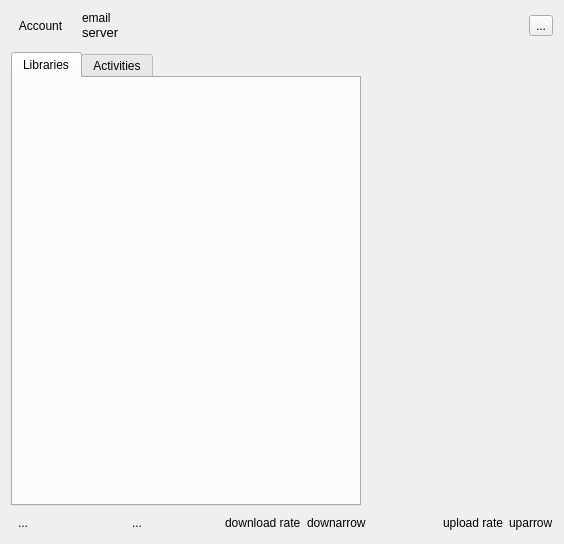
<?xml version="1.0" encoding="UTF-8"?>
<ui version="4.0">
 <class>CloudView</class>
 <widget class="QWidget" name="CloudView">
  <property name="geometry">
   <rect>
    <x>0</x>
    <y>0</y>
    <width>564</width>
    <height>544</height>
   </rect>
  </property>
  <property name="windowTitle">
   <string>Form</string>
  </property>
  <property name="styleSheet">
   <string notr="true"/>
  </property>
  <layout class="QVBoxLayout" name="verticalLayout_2">
   <item>
    <layout class="QHBoxLayout" name="horizontalLayout">
     <property name="bottomMargin">
      <number>6</number>
     </property>
     <item>
      <widget class="QToolButton" name="mAccountBtn">
       <property name="text">
        <string>Account</string>
       </property>
       <property name="autoRaise">
        <bool>true</bool>
       </property>
       <property name="arrowType">
        <enum>Qt::NoArrow</enum>
       </property>
      </widget>
     </item>
     <item>
      <layout class="QVBoxLayout" name="verticalLayout">
       <property name="spacing">
        <number>0</number>
       </property>
       <property name="leftMargin">
        <number>6</number>
       </property>
       <item>
        <widget class="QLabel" name="mEmail">
         <property name="text">
          <string>email</string>
         </property>
        </widget>
       </item>
       <item>
        <widget class="QLabel" name="mServerAddr">
         <property name="font">
          <font>
           <pointsize>10</pointsize>
          </font>
         </property>
         <property name="text">
          <string>server</string>
         </property>
        </widget>
       </item>
      </layout>
     </item>
     <item>
      <spacer name="horizontalSpacer">
       <property name="orientation">
        <enum>Qt::Horizontal</enum>
       </property>
       <property name="sizeHint" stdset="0">
        <size>
         <width>40</width>
         <height>20</height>
        </size>
       </property>
      </spacer>
     </item>
     <item>
      <widget class="QToolButton" name="mSeahubMessagesBtn">
       <property name="text">
        <string>...</string>
       </property>
      </widget>
     </item>
    </layout>
   </item>
   <item>
    <widget class="QTabWidget" name="mTabWidget">
     <property name="sizePolicy">
      <sizepolicy hsizetype="Expanding" vsizetype="Expanding">
       <horstretch>0</horstretch>
       <verstretch>0</verstretch>
      </sizepolicy>
     </property>
     <property name="maximumSize">
      <size>
       <width>350</width>
       <height>16777215</height>
      </size>
     </property>
     <property name="currentIndex">
      <number>0</number>
     </property>
     <widget class="QWidget" name="tab">
      <attribute name="title">
       <string>Libraries</string>
      </attribute>
      <widget class="QStackedWidget" name="mStack">
       <property name="geometry">
        <rect>
         <x>0</x>
         <y>0</y>
         <width>341</width>
         <height>381</height>
        </rect>
       </property>
       <property name="sizePolicy">
        <sizepolicy hsizetype="Expanding" vsizetype="Expanding">
         <horstretch>0</horstretch>
         <verstretch>0</verstretch>
        </sizepolicy>
       </property>
       <widget class="QWidget" name="page_3">
        <property name="sizePolicy">
         <sizepolicy hsizetype="Expanding" vsizetype="Expanding">
          <horstretch>0</horstretch>
          <verstretch>0</verstretch>
         </sizepolicy>
        </property>
        <property name="maximumSize">
         <size>
          <width>350</width>
          <height>450</height>
         </size>
        </property>
       </widget>
       <widget class="QWidget" name="page_4">
        <property name="sizePolicy">
         <sizepolicy hsizetype="Expanding" vsizetype="Expanding">
          <horstretch>0</horstretch>
          <verstretch>0</verstretch>
         </sizepolicy>
        </property>
        <property name="maximumSize">
         <size>
          <width>350</width>
          <height>450</height>
         </size>
        </property>
       </widget>
      </widget>
     </widget>
     <widget class="QWidget" name="tab_2">
      <property name="styleSheet">
       <string notr="true"/>
      </property>
      <attribute name="title">
       <string>Activities</string>
      </attribute>
     </widget>
    </widget>
   </item>
   <item>
    <layout class="QHBoxLayout" name="horizontalLayout_4">
     <item>
      <widget class="QToolButton" name="mDownloadTasksBtn">
       <property name="text">
        <string>...</string>
       </property>
       <property name="autoRaise">
        <bool>true</bool>
       </property>
      </widget>
     </item>
     <item>
      <widget class="QLabel" name="mDownloadTasksInfo">
       <property name="text">
        <string/>
       </property>
      </widget>
     </item>
     <item>
      <spacer name="horizontalSpacer_2">
       <property name="orientation">
        <enum>Qt::Horizontal</enum>
       </property>
       <property name="sizeHint" stdset="0">
        <size>
         <width>40</width>
         <height>20</height>
        </size>
       </property>
      </spacer>
     </item>
     <item>
      <widget class="QToolButton" name="mServerStatusBtn">
       <property name="text">
        <string>...</string>
       </property>
       <property name="autoRaise">
        <bool>true</bool>
       </property>
      </widget>
     </item>
     <item>
      <spacer name="horizontalSpacer_3">
       <property name="orientation">
        <enum>Qt::Horizontal</enum>
       </property>
       <property name="sizeHint" stdset="0">
        <size>
         <width>40</width>
         <height>20</height>
        </size>
       </property>
      </spacer>
     </item>
     <item>
      <layout class="QHBoxLayout" name="horizontalLayout_2">
       <item>
        <widget class="QLabel" name="mDownloadRate">
         <property name="text">
          <string>download rate</string>
         </property>
        </widget>
       </item>
       <item>
        <widget class="QLabel" name="mDownloadRateArrow">
         <property name="text">
          <string>downarrow</string>
         </property>
        </widget>
       </item>
      </layout>
     </item>
     <item>
      <spacer name="horizontalSpacer_4">
       <property name="orientation">
        <enum>Qt::Horizontal</enum>
       </property>
       <property name="sizeHint" stdset="0">
        <size>
         <width>40</width>
         <height>20</height>
        </size>
       </property>
      </spacer>
     </item>
     <item>
      <layout class="QHBoxLayout" name="horizontalLayout_3">
       <item>
        <widget class="QLabel" name="mUploadRate">
         <property name="text">
          <string>upload rate</string>
         </property>
        </widget>
       </item>
       <item>
        <widget class="QLabel" name="mUploadRateArrow">
         <property name="text">
          <string>uparrow</string>
         </property>
        </widget>
       </item>
      </layout>
     </item>
    </layout>
   </item>
  </layout>
 </widget>
 <resources/>
 <connections/>
</ui>
